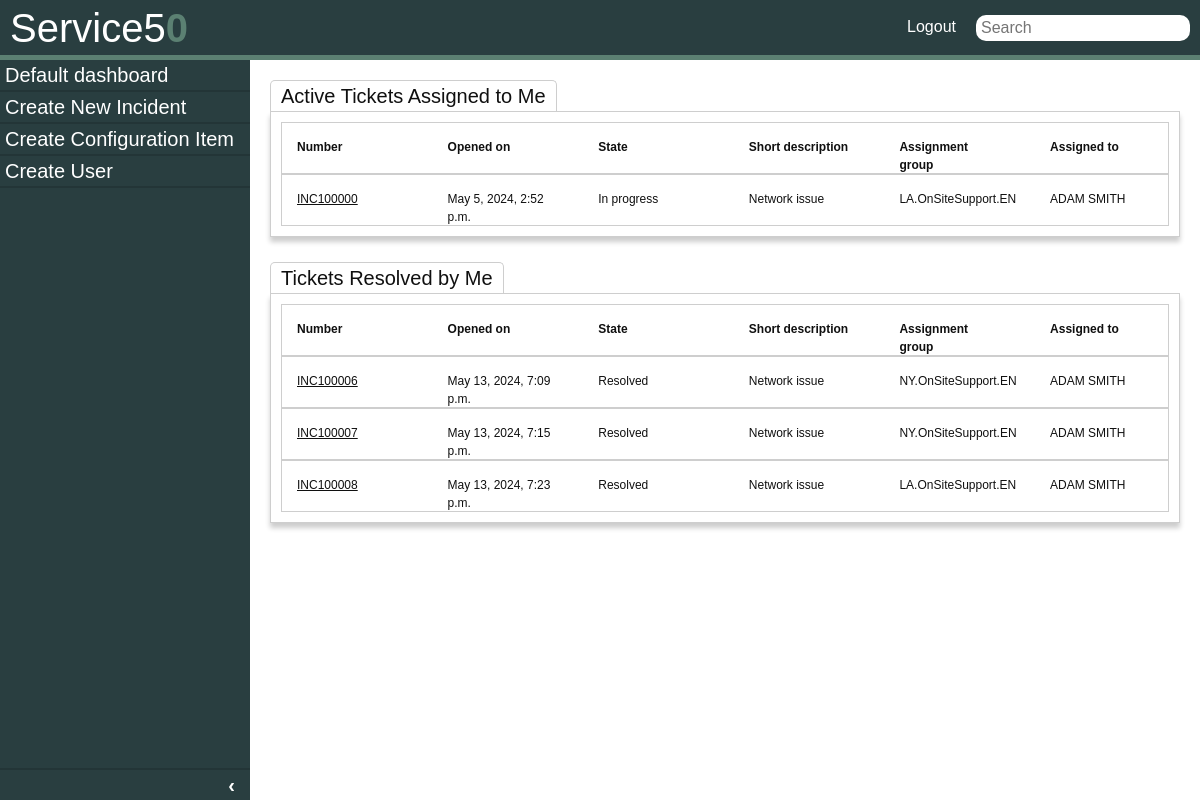
The app's page /dashboards/default_dashboard (signed in) with its own data.
### tickets/models.py (models this page shows, shortened)
class Incident(models.Model):
    id = models.BigAutoField(primary_key=True)
    number = models.CharField(max_length=9, validators=[MinLengthValidator(9)], unique=True)
    caller = models.ForeignKey(User, on_delete=models.CASCADE, related_name="caller", null=True)
    location = models.ForeignKey(Location, on_delete=models.SET_NULL, null=True)
    service = models.ForeignKey(Service, on_delete=models.SET_NULL, null=True)
    configuration_item = models.ForeignKey(Configuration_Item, on_delete=models.SET_NULL, null=True)
    state = models.ForeignKey(State, on_delete=models.SET_NULL, null=True)
    opened_on = models.DateTimeField(default=datetime.now)
    priority = models.ForeignKey(Priority, on_delete=models.SET_NULL, null=True)
    assignment_group = models.ForeignKey(Team, on_delete=models.SET_NULL, null=True)
    assigned_to = models.ForeignKey(User, on_delete=models.SET_NULL, null=True, related_name="assigned_to")
    short_description = models.TextField(null=True)
    description = models.TextField(null=True)
    confidential_notes = models.TextField(null=True)
    resolved_on = models.DateTimeField(null=True)
    resolved_by = models.ForeignKey(User, on_delete=models.SET_NULL, related_name="resolved_by", null=True)
    resolution_notes = models.TextField(null=True)

class State(models.Model):
    id = models.BigAutoField(primary_key=True)
    state = models.CharField(max_length=32)
    def __str__ (self):
        return self.state

class Team(models.Model):
    id = models.BigAutoField(primary_key=True)
    code = models.CharField(max_length=64)
    members = models.ManyToManyField(User)
    manager = models.ForeignKey(User, on_delete=models.SET_NULL, null=True, related_name="team_manager")
    def __str__ (self):
        return self.code

class User(AbstractUser):
    id = models.BigAutoField(primary_key=True)
    username = models.CharField(max_length=8, validators=[MinLengthValidator(8)], unique=True)
    added_on = models.DateTimeField(default=datetime.now)
    location = models.ForeignKey(Location, on_delete=models.SET_NULL, null=True, related_name="user_location")
    role = models.ForeignKey(Role, on_delete=models.SET_NULL, null=True, related_name="user_role")
    pass

### dashboards/views.py (the view)
# urls.py: path("default_dashboard", views.default_dashboard, name="default_dashboard"),
@login_required
def default_dashboard(request):
    active_status = State.objects.get(state="In progress")
    resolved_status = State.objects.get(state="Resolved")
    assigned_incidents = Incident.objects.filter(assigned_to=request.user, state=active_status)
    resolved_incidents = Incident.objects.filter(resolved_by=request.user, state=resolved_status)
    return render(request, "dashboards/default_dashboard.html", {
        "assigned_incidents":assigned_incidents,
        "resolved_incidents":resolved_incidents,
    })

### dashboards/templates/dashboards/default_dashboard.html
{% include 'tickets/layout.html' %}
{% block body %}
    <main class="ticket-body">
        <div class="dashboard-body">
            <div class="assigned-to-me section-entire">
                <div class="section-header">
                    <div class="header-border"><span class="header-title">Active Tickets Assigned to Me</span></div>
                </div>
                <div class="section-body section-border">
                    <div class="section-row section-border" style="font-weight: bold;">
                        <span class="section-element"><p class="element-text">Number</p></span>
                        <span class="section-element"><p class="element-text">Opened on</p></span>
                        <span class="section-element"><p class="element-text">State</p></span>
                        <span class="section-element"><p class="element-text">Short description</p></span>
                        <span class="section-element"><p class="element-text">Assignment group</p></span>
                        <span class="section-element"><p class="element-text">Assigned to</p></span>
                    </div>
                    {% if assigned_incidents %}
                        {% for assigned_incident in assigned_incidents %}
                            <div class="section-row ticket-row section-border">
                                <span class="section-element"><p class="element-text incident-number" onclick="redirectToIncident(this)">{{ assigned_incident.number }}</p></span>
                                <span class="section-element"><p class="element-text">{{ assigned_incident.opened_on }}</p></span>
                                <span class="section-element"><p class="element-text">{{ assigned_incident.state }}</p></span>
                                <span class="section-element"><p class="element-text">{{ assigned_incident.short_description }}</p></span>
                                <span class="section-element"><p class="element-text">{{ assigned_incident.assignment_group }}</p></span>
                                <span class="section-element"><p class="element-text">{{ assigned_incident.assigned_to.first_name }} {{ assigned_incident.assigned_to.last_name }}</p></span>
                            </div>
                        {% endfor %}
                    {% else %}
                        <div class="no-record">
                            <p>No records to display</p>
                        </div>
                    {% endif %}
                </div>
            </div>
            <div class="assigned-to-me section-entire">
                <div class="section-header">
                    <div class="header-border"><span class="header-title">Tickets Resolved by Me</span></div>
                </div>
                <div class="section-body section-border">
                    <div class="section-row section-border" style="font-weight: bold;">
                        <span class="section-element"><p class="element-text">Number</p></span>
                        <span class="section-element"><p class="element-text">Opened on</p></span>
                        <span class="section-element"><p class="element-text">State</p></span>
                        <span class="section-element"><p class="element-text">Short description</p></span>
                        <span class="section-element"><p class="element-text">Assignment group</p></span>
                        <span class="section-element"><p class="element-text">Assigned to</p></span>
                    </div>
                    {% if resolved_incidents %}
                        {% for resolved_incident in resolved_incidents %}
                            <div class="section-row ticket-row section-border">
                                <span class="section-element"><p class="element-text incident-number" onclick="redirectToIncident(this)">{{ resolved_incident.number }}</p></span>
                                <span class="section-element"><p class="element-text">{{ resolved_incident.opened_on }}</p></span>
                                <span class="section-element"><p class="element-text">{{ resolved_incident.state }}</p></span>
                                <span class="section-element"><p class="element-text">{{ resolved_incident.short_description }}</p></span>
                                <span class="section-element"><p class="element-text">{{ resolved_incident.assignment_group }}</p></span>
                                <span class="section-element"><p class="element-text">{{ resolved_incident.resolved_by.first_name }} {{ resolved_incident.resolved_by.last_name }}</p></span>
                            </div>
                        {% endfor %}
                    {% else %}
                            <div class="no-record">
                                <p>No records to display</p>
                            </div>
                    {% endif %}
                </div>
            </div>
        </div>
    </main>
{% endblock %}

### tickets/templates/tickets/layout.html (shortened to what this page needs)
{% load static %}
<!DOCTYPE html>
<html lang="en">
    <head>
        <link rel="stylesheet" href="https://stackpath.bootstrapcdn.com/bootstrap/4.4.1/css/bootstrap.min.css">
        <link rel="stylesheet" href="{% static 'tickets/style.css' %}">
        <link rel="stylesheet" href="{% static 'dashboards/style.css' %}">
    </head>
    <body>
        <header class="green-element">
            <div id="title"style="cursor: pointer;">
                <a href="{% url 'index' %}" style="text-decoration: none; color: white;">Service5<span style="color:#5b8072; font-weight: bold;">0</span></a>
            </div>
            <div style="position: absolute; right: 10px; display: flex; justify-content: flex-end; width: 400px;">
                <div id="user-dropdown-button" onclick="logout()">
                    Logout
                </div>
                <form action="{% url 'default_search' %}" method="post" style="display: inline-block">
                    <input type="text" name="search" placeholder="Search" class="rounded-input" style="padding-left: 5px;">
                </form>
            </div>
        </header>
        <div id="lateral-panel" class="green-element">
            <div id="panel-buttons">
                <div id="catalog-content" style="display: block;">
                    <a href="{% url 'default_dashboard' %}" class="lateral-link">
                        <div class="lateral-button">
                            Default dashboard
                        </div>
                    </a>
                    <a href="{% url 'new_incident' %}" class="lateral-link">
                        <div class="lateral-button">
                            Create New Incident
                        </div>
                    </a>
                    {% if user.role.role == 'manager' %}
                        <a href="{% url 'add_ci' %}" class="lateral-link">
                            <div class="lateral-button">
                                Create Configuration Item
                            </div>
                        </a>
                        <a href="{% url 'add_user' %}" class="lateral-link">
                            <div class="lateral-button">
                                Create User
                            </div>
                        </a>
                    {% endif %}
                </div>
            </div>
            <div>
                <div id="collapse-panel" class="green-element">&#8249</div>
            </div>
        </div>
    </body>
</html>

### tickets/static/tickets/style.css (style rules this page uses)
body { font-family: Arial, Helvetica, sans-serif; }
.green-element { background-color: #293e40; color:#FFFFFF; }
header { height: 60px; display: flex; align-items: center; border-bottom: 5px solid #5b8072; }
#title { font-size: 40px; width: 200px; padding-left: 10px; }
#lateral-panel { font-size: 20px; position: absolute; top: 60px; bottom: 0; width: 250px; }
.lateral-button { cursor: pointer; padding-left: 5px; border-bottom: 2px solid #233537; }
.lateral-link { text-decoration: none; color: white; }
.rounded-input { border: 0px; border-radius: 10px; }
#collapse-panel { width: 100%; text-align: right; display: flex; justify-content: flex-end; padding-right: 15px; cursor: pointer; font-weight: bold; position: absolute; bottom: 0px; left: 0px; border-top: 2px solid #233537; }
.ticket-body { color: #101010; font-size: 16px; overflow: auto; max-height: calc(100vh - 60px); position: absolute; left: 250px; right: 0px; }
@media (max-width: 1350px) { .ticket-body { font-size: 12px; } }

### dashboards/static/dashboards/style.css (style rules this page uses)
.dashboard-body { margin: 20px; }
.section-entire { margin-bottom: 25px; }
.section-border { border: 0.09em solid #cecece; }
.section-header { display: flex; }
.section-body { padding: 10px; box-shadow: 0 5px 5px 0 rgba(0, 0, 0, 0.2); }
.section-row { display: flex; justify-content: space-between; }
.section-element { text-align: left; vertical-align: middle; display: inline-block; height: 50px; width: 15%; padding: 5px; }
.element-text { margin: 10px; }
.header-border { border-top: 0.09em solid #cecece; border-left: 0.09em solid #cecece; border-right: 0.09em solid #cecece; border-top-left-radius: 5px; border-top-right-radius: 5px; }
.header-title { font-size: 20px; margin: 10px; }
.incident-number { cursor: pointer; text-decoration: underline; }

### tickets/templates/tickets/layout.html (style rules this page uses)
#user-dropdown-button { display: inline-block; margin-right: 20px; cursor: pointer; }

### records on screen
Incident: number "INC100000", opened_on "May 5, 2024, 2:52 p.m.", state "In progress", short_description "Network issue", assignment_group "LA.OnSiteSupport.EN", assigned_to.first_name "ADAM", assigned_to.last_name "SMITH"
Incident: number "INC100006", opened_on "May 13, 2024, 7:09 p.m.", state "Resolved", short_description "Network issue", assignment_group "NY.OnSiteSupport.EN", resolved_by.first_name "ADAM", resolved_by.last_name "SMITH"
Incident: number "INC100007", opened_on "May 13, 2024, 7:15 p.m.", state "Resolved", short_description "Network issue", assignment_group "NY.OnSiteSupport.EN", resolved_by.first_name "ADAM", resolved_by.last_name "SMITH"
Incident: number "INC100008", opened_on "May 13, 2024, 7:23 p.m.", state "Resolved", short_description "Network issue", assignment_group "LA.OnSiteSupport.EN", resolved_by.first_name "ADAM", resolved_by.last_name "SMITH"
